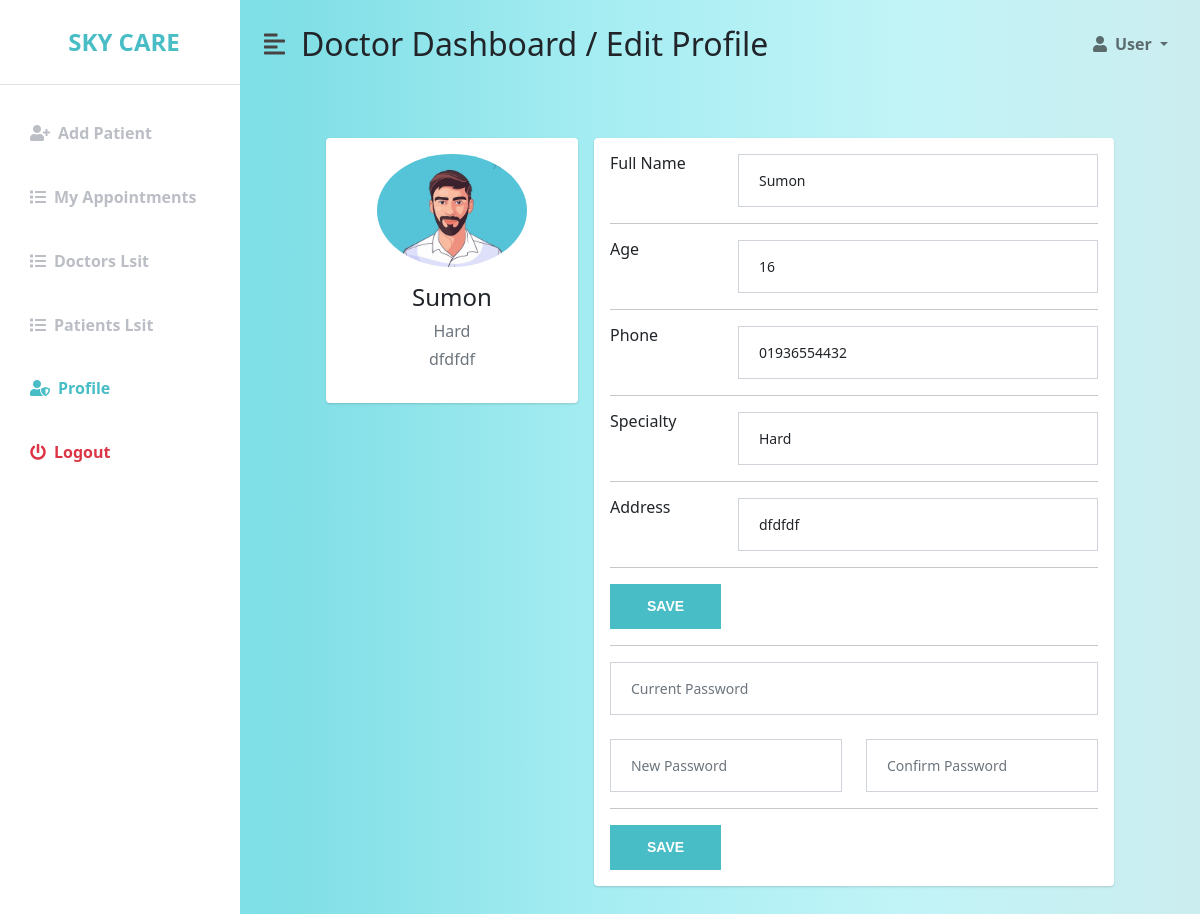
The app's page /admin_panel/doctor/edit_profile_doctor.php?id=6 (signed in) with its own data.
### tables this page shows
CREATE TABLE `doctor` (
  `id` int(11) NOT NULL,
  `name` varchar(100) NOT NULL,
  `email` varchar(200) NOT NULL,
  `password` varchar(100) NOT NULL,
  `phone` varchar(100) NOT NULL,
  `specialist` varchar(100) NOT NULL,
  `age` varchar(100) NOT NULL,
  `blood` varchar(100) NOT NULL,
  `gender` varchar(100) NOT NULL,
  `address` varchar(100) NOT NULL,
  `city` varchar(100) NOT NULL,
  `image` varchar(500) NOT NULL
);

### admin_panel/doctor/edit_profile_doctor.php (the view, shortened to what this page needs)
<?php
include("db.php");
$get_edit_id= $_GET['id'];
    $edit_query="select * from doctor where id='$get_edit_id'";
    $edit_run =mysqli_query($conn,$edit_query);
   $edit_profile = mysqli_fetch_assoc($edit_run);
?>
<!DOCTYPE html>
<html lang="en">
<head>
    <link href="../../plugins/bootstrap/bootstrap_5.min.css" rel="stylesheet" />
    <link rel="stylesheet" href="https://cdnjs.cloudflare.com/ajax/libs/font-awesome/5.15.3/css/all.min.css" />
    <link rel="stylesheet" href="../../css/admin_panel_style.css" />
</head>
<body>
    <div class="d-flex" id="wrapper">
        <div class="bg-white" id="sidebar-wrapper">
            <div class="sidebar-heading text-center py-4 primary-text fs-4 fw-bold text-uppercase border-bottom">Sky Care</div>
            <div class="list-group list-group-flush my-3">
              <a href="add_patient_doctor.php" class="list-group-item list-group-item-action bg-transparent second-text fw-bold"><i
              class="fas fa-user-plus me-2"></i>Add Patient</a>
               <a href="my_appointments_doctor.php" class="list-group-item list-group-item-action bg-transparent second-text fw-bold"><i
                      class="fas fa-list me-2"></i>My Appointments</a>
              <a href="doctors_list_doctor.php" class="list-group-item list-group-item-action bg-transparent second-text fw-bold"><i
                      class="fas fa-list me-2"></i>Doctors Lsit</a>
              <a href="patients_list_doctor.php" class="list-group-item list-group-item-action bg-transparent second-text fw-bold"><i
                      class="fas fa-list me-2"></i>Patients Lsit</a>
                <a href="profile_doctor.php" class="list-group-item list-group-item-action bg-transparent second-text active"><i
                        class="fas fa-user-shield me-2"></i>Profile</a>
                <a href="logout.php" class="list-group-item list-group-item-action bg-transparent text-danger fw-bold"><i
                        class="fas fa-power-off me-2"></i>Logout</a>
            </div>
        </div>
        <div id="page-content-wrapper">
            <nav class="navbar navbar-expand-lg navbar-light bg-transparent py-4 px-4">
                <div class="d-flex align-items-center">
                    <i class="fas fa-align-left primary-text fs-4 me-3" id="menu-toggle" style="color: #474343;"></i>
                    <h2 class="fs-2 m-0">Doctor Dashboard / Edit Profile</h2>
                </div>
                <div class="collapse navbar-collapse" id="navbarSupportedContent">
                    <ul class="navbar-nav ms-auto mb-2 mb-lg-0">
                        <li class="nav-item dropdown">
                            <a class="nav-link dropdown-toggle second-text fw-bold" href="#" id="navbarDropdown"
                                role="button" data-bs-toggle="dropdown" aria-expanded="false">
                                <i class="fas fa-user me-2"></i>User
                            </a>
                        </li>
                    </ul>
                </div>
            </nav>
            <div class="container-fluid px-4">
                <div class="container">
                    <div class="main-body">
                          <div class="row gutters-sm">
                            <div class="col-md-4 mb-3">
                              <div class="card">
                                <div class="card-body">
                                  <div class="d-flex flex-column align-items-center text-center">
                                    <img src="../../images/blog/comment pf.jpg" alt="Admin" class="rounded-circle" width="150">
                                    <div class="mt-3">
                                      <h4><?php echo $edit_profile['name']; ?></h4>
                                      <p class="text-secondary mb-1"><?php echo $edit_profile['specialist']; ?></p>
                                      <p class="text-muted font-size-sm"><?php echo $edit_profile['address']; ?></p>
                                    </div>
                                  </div>
                                </div>
                              </div>
                            </div>
                            <div class="col-md-8">
                              <div class="card mb-3">
                                <div class="card-body">
                                  <form method="POST">
                                <div class="row">
                                    <div class="col-sm-3">
                                      <h6 class="mb-0">Full Name</h6>
                                    </div>
                                    <div class="col-sm-9 text-secondary">
                                    <div class="form-group">
                                    <input class="form-control" type="text" name="name"  value="<?php echo $edit_profile['name']; ?>" placeholder="Name" required>
                                    </div>
                                    </div>
                                  </div>
                                  <hr>
                                  <div class="row">
                                    <div class="col-sm-3">
                                      <h6 class="mb-0">Age</h6>
                                    </div>
                                    <div class="col-sm-9 text-secondary">
                                    <div class="form-group">
                                    <input class="form-control" type="number" value="<?php echo $edit_profile['age']; ?>" name="age" placeholder="Age" required>
                                    </div>
                                    </div>
                                  </div>
                                  <hr>
                                  <div class="row">
                                    <div class="col-sm-3">
                                      <h6 class="mb-0">Phone</h6>
                                    </div>
                                    <div class="col-sm-9 text-secondary">
                                    <div class="form-group">
                                    <input class="form-control" type="text" value="<?php echo $edit_profile['phone']; ?>" name="phone" placeholder="Phone" required>
                                    </div>
                                    </div>
                                  </div>
                                  <hr>
                                  <div class="row">
                                    <div class="col-sm-3">
                                      <h6 class="mb-0">Specialty</h6>
                                    </div>
                                    <div class="col-sm-9 text-secondary">
                                    <div class="form-group">
                                    <input class="form-control" type="text" value="<?php echo $edit_profile['specialist']; ?>" name="specialty" placeholder="Specialty" required>
                                    </div>
                                    </div>
                                  </div>
                                  <hr>
                                  <div class="row">
                                    <div class="col-sm-3">
                                      <h6 class="mb-0">Address</h6>
                                    </div>
                                    <div class="col-sm-9 text-secondary">
                                    <div class="form-group">
                                    <input class="form-control" type="text" value="<?php echo $edit_profile['address']; ?>" name="address" placeholder="Address" required>
                                    </div>
                                    </div>
                                  </div>
                                    <hr>
                                  <div class="row">
                                    <div class="col-sm-12">
                                      <button class="btn-style-one" type="submit" name="edit_prof">Save</button>
                                    </div>
                                  </div>
                              </form>
                       <form method="POST">
                                <hr>
                                  <div class="form-group">
                                    <input class="form-control" type="password" name="current_password" placeholder="Current Password" required>
                                  </div>
                                  <br>
                                  <div class="row">
                                    <div class="col-md-6">
                                        <div class="form-group">
                                            <input class="form-control" type="password" name="password" placeholder="New Password" required>
                                        </div><span class="password_error" style="color:red;font-size:14px;"> </span>
                                    </div>
                                    <div class="col-md-6">
                                        <div class="form-group">
                                            <input class="form-control" type="password" name="confirm_password" placeholder="Confirm Password" required>
                                        </div>
                                    </div>
                                  </div>
                                  <hr>
                                  <div class="row">
                                    <div class="col-sm-12">
                                      <button class="btn-style-one"  type="submit" name="change">Save</button>
                                    </div>
                                  </div>
                              </form>
                              </div>
                               </div>
                              </div>
                            </div>
                          </div>
                        </div>
                    </div>
            </div>
        </div>
</body>
</html>

### css/admin_panel_style.css (style rules this page uses)
:root { --main-bg-color: #48bdc5; --main-text-color: #48bdc5; --second-text-color: #bbbec5; --second-bg-color: #fafafa; }
.primary-text { color: var(--main-text-color); }
.second-text { color: var(--second-text-color); }
#wrapper { overflow-x: hidden; background-image: linear-gradient( to right, #78e8f0, #81dfe6, #a5edf2, #c1f4f7, #ccedf0 ); }
#sidebar-wrapper { min-height: 100vh; margin-left: -15rem; -webkit-transition: margin 0.25s ease-out; -moz-transition: margin 0.25s ease-out; -o-transition: margin 0.25s ease-out; transition: margin 0.25s ease-out; }
#sidebar-wrapper .sidebar-heading { padding: 0.875rem 1.25rem; font-size: 1.2rem; }
#sidebar-wrapper .list-group { width: 15rem; }
#page-content-wrapper { min-width: 100vw; }
#menu-toggle { cursor: pointer; }
.list-group-item { border: none; padding: 20px 30px; }
.list-group-item.active { background-color: transparent; color: var(--main-text-color); font-weight: bold; border: none; }
@media (min-width: 768px) { #sidebar-wrapper { margin-left: 0; } }
@media (min-width: 768px) { #page-content-wrapper { min-width: 0; width: 100%; } }
.form-control { box-shadow: none; border-radius: 0; padding: 15px 20px; font-size: 14px; }
.btn-style-one { font-size: 14px; font-weight: 600; color: #ffffff; line-height: 27px; padding: 8px 36px; background: #48bdc5; border: 1px solid #48bdc5; display: inline-block; text-transform: uppercase; font-family: "Source Sans Pro", sans-serif; transition: all 0.5s ease; -moz-transition: all 0.5s ease; -webkit-transition: all 0.5s ease; -ms-transition: all 0.5s ease; -o-transition: all 0.5s ease; }
.main-body { padding: 50px; }
.card { box-shadow: 0 1px 3px 0 rgba(0, 0, 0, 0.1), 0 1px 2px 0 rgba(0, 0, 0, 0.06); }
.card { position: relative; display: flex; flex-direction: column; min-width: 0; word-wrap: break-word; background-color: #fff; background-clip: border-box; border: 0 solid rgba(0, 0, 0, 0.125); border-radius: 0.25rem; }
.card-body { flex: 1 1 auto; min-height: 1px; padding: 1rem; }
.gutters-sm { margin-right: -8px; margin-left: -8px; }
.gutters-sm > .col, .gutters-sm > [class*="col-"] { padding-right: 8px; padding-left: 8px; }
.mb-3, .my-3 { margin-bottom: 1rem !important; }

### records on screen
doctor: name "Sumon", specialist "Hard", address "dfdfdf", age "16", phone "01936554432", specialty "Hard"
